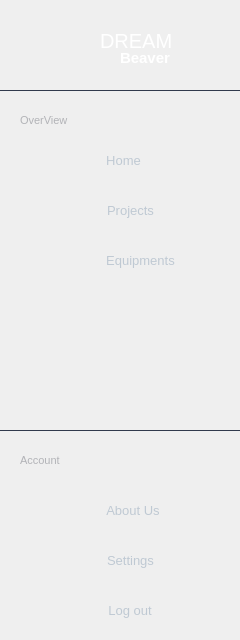
     <widget class="QWidget" name="side_bar" native="true">
      <property name="maximumSize">
       <size>
        <width>240</width>
        <height>16777215</height>
       </size>
      </property>
      <property name="styleSheet">
       <string notr="true">#side_bar {
	background-color:#0F141E;
	border-radius:7px;
}

</string>
      </property>
      <widget class="Line" name="line_1">
       <property name="geometry">
        <rect>
         <x>0</x>
         <y>80</y>
         <width>251</width>
         <height>21</height>
        </rect>
       </property>
       <property name="maximumSize">
        <size>
         <width>1000</width>
         <height>16777215</height>
        </size>
       </property>
       <property name="styleSheet">
        <string notr="true">background-color:transparent;
color: #1C212B;
color: rgb(49, 58, 77);</string>
       </property>
       <property name="frameShadow">
        <enum>QFrame::Plain</enum>
       </property>
       <property name="lineWidth">
        <number>1</number>
       </property>
       <property name="midLineWidth">
        <number>1</number>
       </property>
       <property name="orientation">
        <enum>Qt::Horizontal</enum>
       </property>
      </widget>
      <widget class="Line" name="line_2">
       <property name="geometry">
        <rect>
         <x>0</x>
         <y>420</y>
         <width>251</width>
         <height>21</height>
        </rect>
       </property>
       <property name="maximumSize">
        <size>
         <width>1000</width>
         <height>16777215</height>
        </size>
       </property>
       <property name="styleSheet">
        <string notr="true">background-color:transparent;
color: #1C212B;
color: rgb(49, 58, 77);</string>
       </property>
       <property name="frameShadow">
        <enum>QFrame::Plain</enum>
       </property>
       <property name="lineWidth">
        <number>1</number>
       </property>
       <property name="midLineWidth">
        <number>1</number>
       </property>
       <property name="orientation">
        <enum>Qt::Horizontal</enum>
       </property>
      </widget>
      <widget class="QLabel" name="Dream">
       <property name="geometry">
        <rect>
         <x>100</x>
         <y>30</y>
         <width>71</width>
         <height>21</height>
        </rect>
       </property>
       <property name="styleSheet">
        <string notr="true">background-color:transparent;
color:white;
font-size:20px;
font-size:bold;</string>
       </property>
       <property name="text">
        <string>DREAM</string>
       </property>
      </widget>
      <widget class="QLabel" name="beaver">
       <property name="geometry">
        <rect>
         <x>120</x>
         <y>50</y>
         <width>61</width>
         <height>16</height>
        </rect>
       </property>
       <property name="styleSheet">
        <string notr="true">background-color:transparent; 
color:white;
font-size:15px ;
font-weight:bold; 
</string>
       </property>
       <property name="text">
        <string>Beaver</string>
       </property>
      </widget>
      <widget class="QPushButton" name="home">
       <property name="geometry">
        <rect>
         <x>10</x>
         <y>140</y>
         <width>221</width>
         <height>41</height>
        </rect>
       </property>
       <property name="maximumSize">
        <size>
         <width>1000</width>
         <height>16777215</height>
        </size>
       </property>
       <property name="cursor">
        <cursorShape>PointingHandCursor</cursorShape>
       </property>
       <property name="styleSheet">
        <string notr="true">#home {
	background-color:transparent ; 
	border-radius:10px;
	padding: 10px 44px 10px 50px;
	background: url(:/icons/tsawer/home.svg) no-repeat;
	color:#BFC9D3 ; 
	font-size:13px;
	background-origin: content; 
}

#home::hover {
	background: url(:/icons/tsawer/home_hover.svg) no-repeat;
	background-color:#2A3E46 ; 
	padding: 10px 44px 10px 50px;
	background-origin: content; 
	color : #4AC7EA ; 
}</string>
       </property>
       <property name="text">
        <string>Home</string>
       </property>
       <property name="iconSize">
        <size>
         <width>16</width>
         <height>16</height>
        </size>
       </property>
      </widget>
      <widget class="QPushButton" name="project">
       <property name="geometry">
        <rect>
         <x>10</x>
         <y>190</y>
         <width>221</width>
         <height>41</height>
        </rect>
       </property>
       <property name="maximumSize">
        <size>
         <width>1000</width>
         <height>16777215</height>
        </size>
       </property>
       <property name="cursor">
        <cursorShape>PointingHandCursor</cursorShape>
       </property>
       <property name="styleSheet">
        <string notr="true">#project {
	background-color:transparent ; 
	border-radius:10px;
	padding: 10px 30px 10px 50px;
	background: url(:/icons/tsawer/project.svg) no-repeat;
	color:#BFC9D3 ; 
	font-size:13px;
	background-origin: content; 
}

#project::hover {
	background: url(:/icons/tsawer/project_hover.svg) no-repeat;
	background-color:#2A3E46 ; 
	padding: 10px 30px 10px 50px;
	background-origin: content; 
	color : #4AC7EA ; 
}</string>
       </property>
       <property name="text">
        <string>Projects</string>
       </property>
       <property name="iconSize">
        <size>
         <width>16</width>
         <height>16</height>
        </size>
       </property>
      </widget>
      <widget class="QPushButton" name="equipments">
       <property name="geometry">
        <rect>
         <x>10</x>
         <y>240</y>
         <width>221</width>
         <height>41</height>
        </rect>
       </property>
       <property name="maximumSize">
        <size>
         <width>1000</width>
         <height>16777215</height>
        </size>
       </property>
       <property name="cursor">
        <cursorShape>PointingHandCursor</cursorShape>
       </property>
       <property name="styleSheet">
        <string notr="true">#equipments {
	background-color:transparent ; 
	border-radius:10px;
	padding: 10px 10px 10px 50px;
	background: url(:/icons/tsawer/equip.svg) no-repeat;
	color:#BFC9D3 ; 
	font-size:13px;
	background-origin: content; 
}

#equipments::hover {
	background: url(:/icons/tsawer/equip_hover.svg) no-repeat;
	background-color:#2A3E46 ; 
	border-radius:10px;	
	padding: 10px 10px 10px 50px;
	background-origin: content; 
	font-size:13px;
	color : #4AC7EA ; 
}</string>
       </property>
       <property name="text">
        <string>Equipments</string>
       </property>
       <property name="iconSize">
        <size>
         <width>16</width>
         <height>16</height>
        </size>
       </property>
      </widget>
      <widget class="QLabel" name="overview">
       <property name="geometry">
        <rect>
         <x>20</x>
         <y>110</y>
         <width>71</width>
         <height>21</height>
        </rect>
       </property>
       <property name="styleSheet">
        <string notr="true">#overview {
	background-color:transparent ; 
	color:#B2B3B7; 
	font-size:11px ;
}
</string>
       </property>
       <property name="text">
        <string>OverView</string>
       </property>
      </widget>
      <widget class="QLabel" name="Account">
       <property name="geometry">
        <rect>
         <x>20</x>
         <y>450</y>
         <width>41</width>
         <height>21</height>
        </rect>
       </property>
       <property name="styleSheet">
        <string notr="true">#Account {
	background-color:transparent ; 
	color:#B2B3B7; 
	font-size:11px ;
}
</string>
       </property>
       <property name="text">
        <string>Account</string>
       </property>
      </widget>
      <widget class="QPushButton" name="settings">
       <property name="geometry">
        <rect>
         <x>10</x>
         <y>540</y>
         <width>221</width>
         <height>41</height>
        </rect>
       </property>
       <property name="maximumSize">
        <size>
         <width>1000</width>
         <height>16777215</height>
        </size>
       </property>
       <property name="cursor">
        <cursorShape>PointingHandCursor</cursorShape>
       </property>
       <property name="styleSheet">
        <string notr="true">#settings {
	background-color:transparent ; 
	border-radius:10px;
	padding: 10px 30px 10px 50px;
	background: url(:/icons/tsawer/settings.svg) no-repeat;
	color:#BFC9D3 ; 
	font-size:13px;
	background-origin: content; 
}

#settings::hover {
	background: url(:/icons/tsawer/settings_hover.svg) no-repeat;
	background-color:#2A3E46 ; 
	padding: 10px 30px 10px 50px;
	background-origin: content; 
	color : #4AC7EA ; 
}</string>
       </property>
       <property name="text">
        <string>Settings</string>
       </property>
       <property name="iconSize">
        <size>
         <width>16</width>
         <height>16</height>
        </size>
       </property>
      </widget>
      <widget class="QPushButton" name="logout">
       <property name="geometry">
        <rect>
         <x>10</x>
         <y>590</y>
         <width>221</width>
         <height>41</height>
        </rect>
       </property>
       <property name="maximumSize">
        <size>
         <width>1000</width>
         <height>16777215</height>
        </size>
       </property>
       <property name="cursor">
        <cursorShape>PointingHandCursor</cursorShape>
       </property>
       <property name="styleSheet">
        <string notr="true">#logout {
	background-color:transparent ; 
	border-radius:10px;
	padding: 10px 31px 10px 50px;
	background: url(:/icons/tsawer/log-out.svg) no-repeat;
	color:#BFC9D3 ; 
	font-size:13px;
	background-origin: content; 
}

#logout::hover {
	background: url(:/icons/tsawer/log-out_hover.svg) no-repeat;
	background-color:#2A3E46 ; 
	padding: 10px 31px 10px 50px;
	background-origin: content; 
	color : #4AC7EA ; 
}</string>
       </property>
       <property name="text">
        <string>Log out</string>
       </property>
       <property name="iconSize">
        <size>
         <width>16</width>
         <height>16</height>
        </size>
       </property>
      </widget>
      <widget class="QPushButton" name="About_us">
       <property name="geometry">
        <rect>
         <x>10</x>
         <y>490</y>
         <width>221</width>
         <height>41</height>
        </rect>
       </property>
       <property name="maximumSize">
        <size>
         <width>1000</width>
         <height>16777215</height>
        </size>
       </property>
       <property name="cursor">
        <cursorShape>PointingHandCursor</cursorShape>
       </property>
       <property name="styleSheet">
        <string notr="true">#About_us {
	background-color:transparent ; 
	border-radius:10px;
	padding: 10px 25px 10px 50px;
	background: url(:/icons/tsawer/info.svg) no-repeat;
	color:#BFC9D3 ; 
	font-size:13px;
	background-origin: content; 
}

#About_us::hover {
	background: url(:/icons/tsawer/info_hover.svg) no-repeat;
	background-color:#2A3E46 ; 
	padding: 10px 25px 10px 50px;
	background-origin: content; 
	color : #4AC7EA ; 
}</string>
       </property>
       <property name="text">
        <string>About Us</string>
       </property>
       <property name="iconSize">
        <size>
         <width>16</width>
         <height>16</height>
        </size>
       </property>
      </widget>
      <widget class="QLabel" name="label">
       <property name="geometry">
        <rect>
         <x>10</x>
         <y>-10</y>
         <width>101</width>
         <height>121</height>
        </rect>
       </property>
       <property name="styleSheet">
        <string notr="true"/>
       </property>
       <property name="text">
        <string/>
       </property>
       <property name="pixmap">
        <pixmap resource="Resources.qrc">:/icons/tsawer/logo.png</pixmap>
       </property>
       <property name="scaledContents">
        <bool>true</bool>
       </property>
      </widget>
     </widget>
